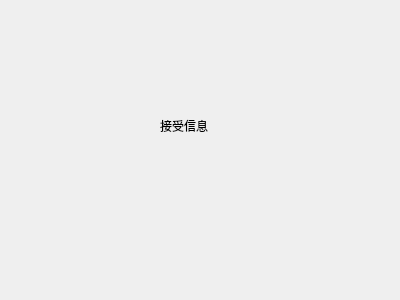
<?xml version="1.0" encoding="UTF-8"?>
<ui version="4.0">
 <class>Widget</class>
 <widget class="QWidget" name="Widget">
  <property name="geometry">
   <rect>
    <x>0</x>
    <y>0</y>
    <width>400</width>
    <height>300</height>
   </rect>
  </property>
  <property name="windowTitle">
   <string>Widget</string>
  </property>
  <widget class="QLabel" name="label">
   <property name="geometry">
    <rect>
     <x>160</x>
     <y>110</y>
     <width>71</width>
     <height>31</height>
    </rect>
   </property>
   <property name="text">
    <string>接受信息</string>
   </property>
  </widget>
 </widget>
 <layoutdefault spacing="6" margin="11"/>
 <resources/>
 <connections/>
</ui>
